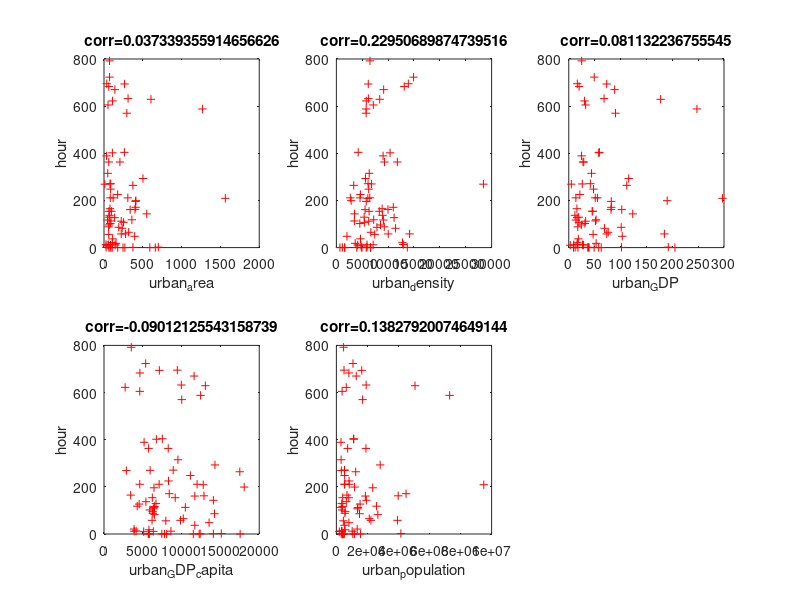

Write MATLAB code to recreate this figure.
function [  ] =urban_hour(  )
%UNTITLED4 Summary of this function goes here
%   Detailed explanation goes here
load urban_H.txt;
load urban_area.txt;
load urban_density.txt;
load urban_GDP.txt; 
load urban_GDP_capita.txt;  
load urban_population.txt;

subplot(231),plot(urban_area,urban_H,'r+');
xlabel('urban_area'),ylabel('hour');
title('corr=0.037339355914656626');
subplot(232),plot(urban_density,urban_H,'r+');
xlabel('urban_density'),ylabel('hour');
title('corr=0.22950689874739516');
subplot(233),plot(urban_GDP,urban_H,'r+');
xlabel('urban_GDP'),ylabel('hour');
title('corr=0.081132236755545');
subplot(234),plot(urban_GDP_capita,urban_H,'r+');
xlabel('urban_GDP_capita'),ylabel('hour');
title('corr=-0.09012125543158739');
subplot(235),plot(urban_population,urban_H,'r+');
xlabel('urban_population'),ylabel('hour');
title('corr=0.13827920074649144');

end

